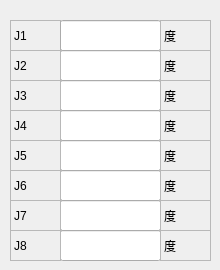
   <widget class="QWidget" name="page_3">
    <widget class="QLabel" name="label_22">
     <property name="geometry">
      <rect>
       <x>10</x>
       <y>20</y>
       <width>51</width>
       <height>31</height>
      </rect>
     </property>
     <property name="frameShape">
      <enum>QFrame::StyledPanel</enum>
     </property>
     <property name="text">
      <string>J1</string>
     </property>
    </widget>
    <widget class="QLineEdit" name="lineEdit_posC_j1">
     <property name="geometry">
      <rect>
       <x>60</x>
       <y>20</y>
       <width>101</width>
       <height>31</height>
      </rect>
     </property>
    </widget>
    <widget class="QLabel" name="label_23">
     <property name="geometry">
      <rect>
       <x>160</x>
       <y>20</y>
       <width>51</width>
       <height>31</height>
      </rect>
     </property>
     <property name="frameShape">
      <enum>QFrame::StyledPanel</enum>
     </property>
     <property name="text">
      <string>度</string>
     </property>
    </widget>
    <widget class="QLineEdit" name="lineEdit_posC_j2">
     <property name="geometry">
      <rect>
       <x>60</x>
       <y>50</y>
       <width>101</width>
       <height>31</height>
      </rect>
     </property>
    </widget>
    <widget class="QLabel" name="label_24">
     <property name="geometry">
      <rect>
       <x>160</x>
       <y>50</y>
       <width>51</width>
       <height>31</height>
      </rect>
     </property>
     <property name="frameShape">
      <enum>QFrame::StyledPanel</enum>
     </property>
     <property name="text">
      <string>度</string>
     </property>
    </widget>
    <widget class="QLabel" name="label_25">
     <property name="geometry">
      <rect>
       <x>10</x>
       <y>50</y>
       <width>51</width>
       <height>31</height>
      </rect>
     </property>
     <property name="frameShape">
      <enum>QFrame::StyledPanel</enum>
     </property>
     <property name="text">
      <string>J2</string>
     </property>
    </widget>
    <widget class="QLineEdit" name="lineEdit_posC_j4">
     <property name="geometry">
      <rect>
       <x>60</x>
       <y>110</y>
       <width>101</width>
       <height>31</height>
      </rect>
     </property>
    </widget>
    <widget class="QLineEdit" name="lineEdit_posC_j3">
     <property name="geometry">
      <rect>
       <x>60</x>
       <y>80</y>
       <width>101</width>
       <height>31</height>
      </rect>
     </property>
    </widget>
    <widget class="QLabel" name="label_26">
     <property name="geometry">
      <rect>
       <x>10</x>
       <y>110</y>
       <width>51</width>
       <height>31</height>
      </rect>
     </property>
     <property name="frameShape">
      <enum>QFrame::StyledPanel</enum>
     </property>
     <property name="text">
      <string>J4</string>
     </property>
    </widget>
    <widget class="QLabel" name="label_27">
     <property name="geometry">
      <rect>
       <x>160</x>
       <y>80</y>
       <width>51</width>
       <height>31</height>
      </rect>
     </property>
     <property name="frameShape">
      <enum>QFrame::StyledPanel</enum>
     </property>
     <property name="text">
      <string>度</string>
     </property>
    </widget>
    <widget class="QLabel" name="label_28">
     <property name="geometry">
      <rect>
       <x>10</x>
       <y>80</y>
       <width>51</width>
       <height>31</height>
      </rect>
     </property>
     <property name="frameShape">
      <enum>QFrame::StyledPanel</enum>
     </property>
     <property name="text">
      <string>J3</string>
     </property>
    </widget>
    <widget class="QLabel" name="label_29">
     <property name="geometry">
      <rect>
       <x>160</x>
       <y>110</y>
       <width>51</width>
       <height>31</height>
      </rect>
     </property>
     <property name="frameShape">
      <enum>QFrame::StyledPanel</enum>
     </property>
     <property name="text">
      <string>度</string>
     </property>
    </widget>
    <widget class="QLineEdit" name="lineEdit_posC_j6">
     <property name="geometry">
      <rect>
       <x>60</x>
       <y>170</y>
       <width>101</width>
       <height>31</height>
      </rect>
     </property>
    </widget>
    <widget class="QLineEdit" name="lineEdit_posC_j5">
     <property name="geometry">
      <rect>
       <x>60</x>
       <y>140</y>
       <width>101</width>
       <height>31</height>
      </rect>
     </property>
    </widget>
    <widget class="QLabel" name="label_30">
     <property name="geometry">
      <rect>
       <x>10</x>
       <y>170</y>
       <width>51</width>
       <height>31</height>
      </rect>
     </property>
     <property name="frameShape">
      <enum>QFrame::StyledPanel</enum>
     </property>
     <property name="text">
      <string>J6</string>
     </property>
    </widget>
    <widget class="QLabel" name="label_31">
     <property name="geometry">
      <rect>
       <x>160</x>
       <y>140</y>
       <width>51</width>
       <height>31</height>
      </rect>
     </property>
     <property name="frameShape">
      <enum>QFrame::StyledPanel</enum>
     </property>
     <property name="text">
      <string>度</string>
     </property>
    </widget>
    <widget class="QLabel" name="label_32">
     <property name="geometry">
      <rect>
       <x>10</x>
       <y>140</y>
       <width>51</width>
       <height>31</height>
      </rect>
     </property>
     <property name="frameShape">
      <enum>QFrame::StyledPanel</enum>
     </property>
     <property name="text">
      <string>J5</string>
     </property>
    </widget>
    <widget class="QLabel" name="label_33">
     <property name="geometry">
      <rect>
       <x>160</x>
       <y>170</y>
       <width>51</width>
       <height>31</height>
      </rect>
     </property>
     <property name="frameShape">
      <enum>QFrame::StyledPanel</enum>
     </property>
     <property name="text">
      <string>度</string>
     </property>
    </widget>
    <widget class="QLineEdit" name="lineEdit_posC_j8">
     <property name="geometry">
      <rect>
       <x>60</x>
       <y>230</y>
       <width>101</width>
       <height>31</height>
      </rect>
     </property>
    </widget>
    <widget class="QLineEdit" name="lineEdit_posC_j7">
     <property name="geometry">
      <rect>
       <x>60</x>
       <y>200</y>
       <width>101</width>
       <height>31</height>
      </rect>
     </property>
    </widget>
    <widget class="QLabel" name="label_34">
     <property name="geometry">
      <rect>
       <x>10</x>
       <y>230</y>
       <width>51</width>
       <height>31</height>
      </rect>
     </property>
     <property name="frameShape">
      <enum>QFrame::StyledPanel</enum>
     </property>
     <property name="text">
      <string>J8</string>
     </property>
    </widget>
    <widget class="QLabel" name="label_35">
     <property name="geometry">
      <rect>
       <x>160</x>
       <y>200</y>
       <width>51</width>
       <height>31</height>
      </rect>
     </property>
     <property name="frameShape">
      <enum>QFrame::StyledPanel</enum>
     </property>
     <property name="text">
      <string>度</string>
     </property>
    </widget>
    <widget class="QLabel" name="label_36">
     <property name="geometry">
      <rect>
       <x>10</x>
       <y>200</y>
       <width>51</width>
       <height>31</height>
      </rect>
     </property>
     <property name="frameShape">
      <enum>QFrame::StyledPanel</enum>
     </property>
     <property name="text">
      <string>J7</string>
     </property>
    </widget>
    <widget class="QLabel" name="label_37">
     <property name="geometry">
      <rect>
       <x>160</x>
       <y>230</y>
       <width>51</width>
       <height>31</height>
      </rect>
     </property>
     <property name="frameShape">
      <enum>QFrame::StyledPanel</enum>
     </property>
     <property name="text">
      <string>度</string>
     </property>
    </widget>
   </widget>
